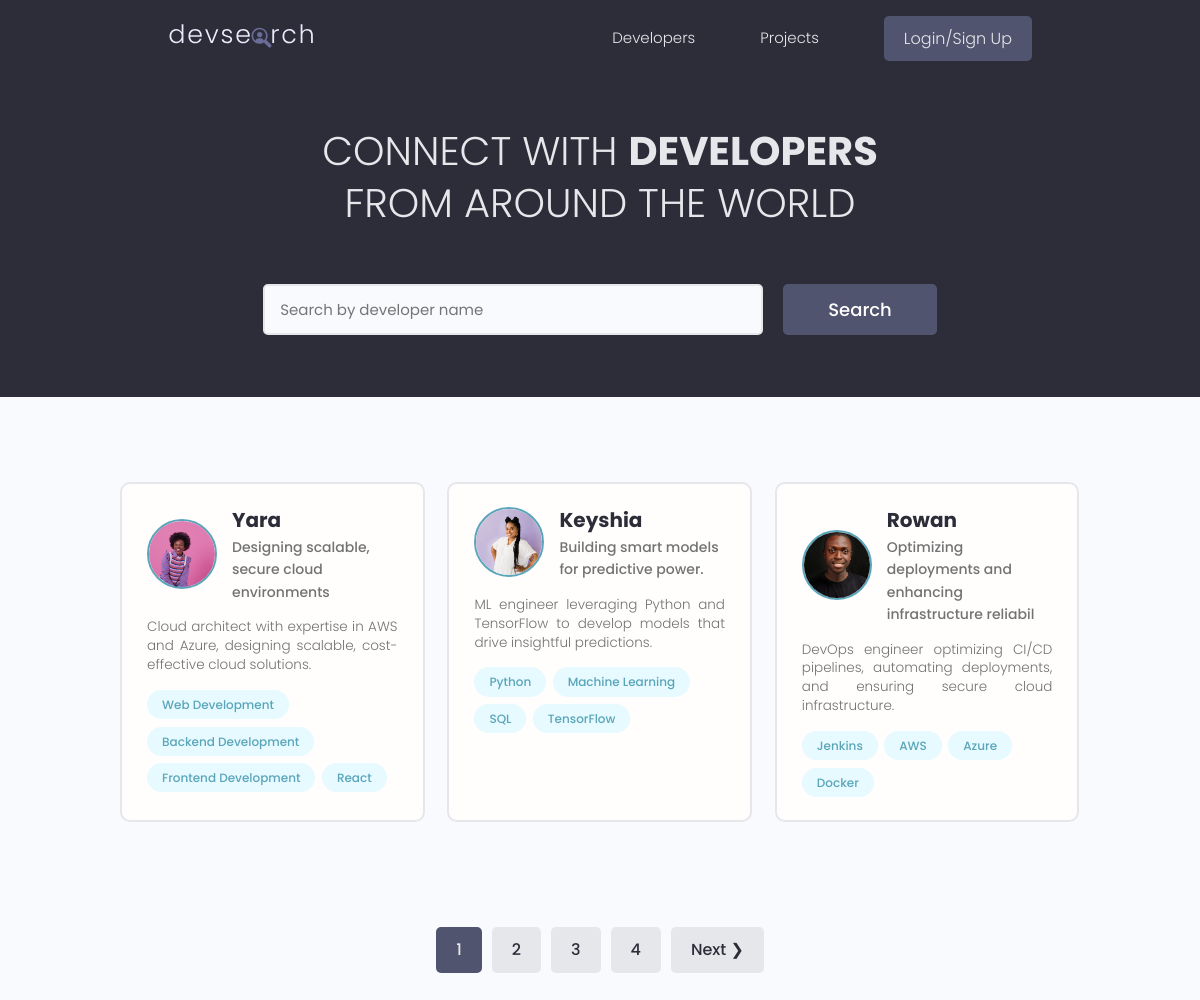
The page / on the database its author committed.
### users/models.py (models this page shows, shortened)
class Profile(models.Model):
    user = models.OneToOneField(User, on_delete=models.CASCADE, null=True, blank=True)  #anytime a user is deleted, the profile is deleted
    name = models.CharField(max_length=200, blank=True, null=True)
    email = models.EmailField(max_length=500, blank=True, null=True)
    short_intro = models.CharField(max_length=200, blank=True, null=True, default="This is a default bio. User has not added a bio yet.")
    username = models.CharField(max_length=200, blank=True, null=True)
    location = models.CharField(max_length=200, blank=True, null=True, default="Earth")
    bio = models.TextField(blank=True, null= True)
    profile_image = models.ImageField(blank=True, null= True, upload_to='profiles/', default='profiles/user-default.png' ) #route where the profile goes
    social_github = models.CharField(max_length=200, blank=True, null=True)
    social_twitter = models.CharField(max_length=200, blank=True, null=True)
    social_youtube = models.CharField(max_length=200, blank=True, null=True)
    social_linkedin = models.CharField(max_length=200, blank=True, null=True)
    social_website = models.CharField(max_length=200, blank=True, null=True)
    created = models.DateTimeField(auto_now_add=True) #time stamp
    id = models.UUIDField(default=uuid. uuid4, unique=True, primary_key=True, editable=False) # set an id field

class Skill(models.Model):
    owner = models.ForeignKey(Profile, on_delete=models.CASCADE, null=True, blank=True) #create a parent child relationship (Parent: Profile Model)
    name = models.CharField(max_length=200, blank=True, null=True)
    description = models.TextField(blank=True, null=True)
    created = models.DateTimeField(auto_now_add=True) #time stamp
    id = models.UUIDField(default=uuid. uuid4, unique=True, primary_key=True, editable=False) # set an id field
    def __str__(self):
        return str(self.name)

### users/views.py (the view)
# urls.py: path('', views.profiles, name="profiles"),
def profiles(request):
    profiles, search_query = searchProfiles(request)
    custom_range, profiles = paginateProfiles(request, profiles, 3)
    context = {'profiles': profiles, 'search_query': search_query, 'custom_range':custom_range}
    return render(request, 'users/profiles.html', context)

### users/utils.py (called while the page is built)
def paginateProfiles(request, profiles, results):
    page = request.GET.get('page')
    paginator = Paginator(profiles, results)
    try:
        profiles = paginator.page(page)
    except PageNotAnInteger:
        page = 1
        profiles = paginator.page(page)
    except EmptyPage:
        page = paginator.num_pages
        profiles = paginator.page(page)
    leftIndex = (int(page) - 4)
    if leftIndex < 1:
        leftIndex = 1
    rightIndex = (int(page) + 5)
    if rightIndex > paginator.num_pages:
        rightIndex = paginator.num_pages + 1
    custom_range = range(leftIndex, rightIndex)
    return custom_range, profiles

def searchProfiles(request):
    search_query = ''
    if request.GET.get('search_query'):
        search_query = request.GET.get('search_query')
    skills = Skill.objects.filter(name__icontains=search_query)
    profiles = Profile.objects.distinct().filter(
        Q(name__icontains=search_query) |
        Q(short_intro__icontains=search_query) |
        Q(skill__in=skills)
    )
    return profiles, search_query

### users/templates/users/profiles.html (shortened to what this page needs)
{% extends 'main.html' %}
{% block content %}
  <main class="home">
    <section class="hero-section text-center">
      <div class="container container--narrow">
        <div class="hero-section__box">
          <h2>CONNECT WITH <span>DEVELOPERS</span></h2>
          <h2>FROM AROUND THE WORLD</h2>
        </div>
        <div class="hero-section__search">
          <form id='searchForm' class="form" action="{% url 'profiles' %}" method="get">
            <div class="form__field">
              <input class="input input--text" id="formInput#search" type="text" name="search_query"
                value="{{search_query}}" placeholder="Search by developer name" />
            </div>
            <input class="btn btn--sub btn--lg" type="submit" value="Search" />
          </form>
        </div>
      </div>
    </section>
    <section class="devlist">
      <div class="container">
        <div class="grid grid--three">
        {% for profile in profiles %}
        <div class="column card">
            <div class="dev">
              <a href="{% url 'user-profile' profile.id %}" class="card__body">
                <div class="dev__profile">
                  <img class="avatar avatar--md" src="{{profile.profile_image.url}}" alt="image" />
                  <div class="dev__meta">
                    <h3>{{profile.name}}</h3>
                    <h5>{{profile.short_intro|slice:"60"}}</h5>
                  </div>
                </div>
                <p class="dev__info">{{profile.bio|slice:"150"}}</p>
                <div class="dev__skills">
                  {% for skill in profile.skill_set.all|slice:"5" %}
                  <span class="tag tag--pill tag--main">
                    <small>{{skill}}</small>
                  </span>
                  {% endfor %}
                </div>
              </a>
            </div>
          </div>
          {% endfor %}
        </div>
      </div>
    </section>
    {% include 'pagination.html' with queryset=profiles custom_range=custom_range %}
  </main>
{% endblock content %}

### static/styles/app.css (style rules this page uses)
:root { --color-sub: #2d2d39; }
.btn--sub { background-color: var(--color-sub-light); }
.card { border: 2px solid var(--color-light); }
img { width: 100%; }
.hero-section { height: 40vh; display: flex; align-items: center; background-color: var(--color-sub); }
.hero-section__box { margin-bottom: 4rem; }
.hero-section__box > h2, .hero-section__box > h2 > span { font-size: 4rem; color: var(--color-light); line-height: 1.3; text-transform: uppercase; }
.hero-section__box > h2 { font-weight: 300; }
.hero-section__box > h2 > span { font-weight: 700; }
.hero-section__search > .form { display: flex; align-items: center; justify-content: center; gap: 2rem; }
.hero-section__search > .form input.input--text { width: 50rem; }
.devlist { margin-top: 8rem; }
.devlist .grid { align-items: stretch; }
.devlist .dev .dev__profile { display: flex; align-items: center; gap: 1.5rem; }
.devlist .dev .dev__meta h3 { color: var(--color-sub); font-size: 2rem; font-weight: 700; }
.devlist .dev .dev__meta h5 { color: var(--color-text); font-size: 1.4rem; font-weight: 500; }
.devlist .dev .dev__info { margin: 1.5rem 0; font-size: 1.35rem; line-height: 1.4; text-align: justify; }

### static/uikit/styles/modules/_variables.css (style rules this page uses)
:root { --color-main: #5aa5b9; --color-main-light: #e6faff; --color-sub: #3f4156; --color-sub-light: #51546e; --color-sub-lighter: #ededfd; --color-text: #737373; --color-gray: #8b8b8b; --color-light: #e5e7eb; --color-light-gray: #767676; --color-bg: #f8fafd; --color-white: #fffefd; --color-white-light: #f3f3f3; --color-success: #359e64; --color-success-bg: #def8e8; --color-error: #fc4b0b; --color-error-bg: #fff2ee; --font-base: 'Poppins', arial, helvetica, 'Segoe UI', roboto, ubuntu, sans-serif; --font-monospace: 'Fira Code', 'Courier New', courier, monospace; --font-regular: 300; --font-medium: 500; --font-bold: 700; --generic-shadow: 1px 1px 5px #00000010; --generic-transition: all 0.3s ease-in-out; }

### static/uikit/styles/modules/_base.css (style rules this page uses)
* { margin: 0; padding: 0; box-sizing: border-box; text-rendering: optimizeLegibility; color: inherit; font-size: inherit; }
html { font-size: 50%; }
@media only screen and (min-width: 480px) { html { font-size: 56.25%; } }
@media only screen and (min-width: 1200px) { html { font-size: 62.5%; } }
body { line-height: 1.6; font-weight: 400; font-size: 1.5rem; color: var(--color-text); background-color: var(--color-bg); min-height: 100vh; }

### static/uikit/styles/modules/_typography.css (style rules this page uses)
* { font-family: var(--font-base); }
h2 { font-size: 3.6rem; font-weight: var(--font-bold); }
h3 { font-size: 3.2rem; font-weight: var(--font-medium); }
h5 { font-size: 2.4rem; font-weight: var(--font-medium); }
h5, h6 { font-weight: var(--font-regular); }
p, span, strong { font-size: 1.6rem; color: var(--color-text); font-weight: var(--font-regular); }
a { padding-bottom: 2px; text-decoration: none; display: inline-block; color: var(--color-main); font-weight: var(--font-medium); }

### static/uikit/styles/modules/_utilities.css (style rules this page uses)
.container { width: 92%; max-width: 165rem; margin: 0 auto; box-sizing: border-box; }
.container--narrow { width: 92%; max-width: 120rem; }
@media screen and (min-width: 1000px) { .container { width: 90%; } }
@media screen and (min-width: 1000px) { .container--narrow { width: 85%; } }
@media screen and (min-width: 1200px) { .container { width: 80%; } }
@media screen and (min-width: 1200px) { .container--narrow { width: 72%; } }
.text-center { text-align: center; }

### static/uikit/styles/modules/_avatar.css (style rules this page uses)
.avatar { border-radius: 50%; border: 2px solid var(--color-main); object-fit: cover; }
.avatar--md { height: 7rem; width: 7rem; }

### static/uikit/styles/modules/_button.css (style rules this page uses)
.btn { display: inline-block; position: relative; cursor: pointer; background-color: var(--color-light); font-weight: var(--font-medium); color: var(--color-sub); text-decoration: none; padding: 1rem 2rem; border-radius: 0.5rem; border: none; width: -webkit-fit-content; width: -moz-fit-content; width: fit-content; height: -webkit-fit-content; height: -moz-fit-content; height: fit-content; font-size: 1.6rem; outline-width: 0; outline-color: transparent; -webkit-backface-visibility: hidden; backface-visibility: hidden; transition: all 0.3s ease-in-out; }
.btn--sub { background-color: var(--color-sub); color: var(--color-white); }
.btn--lg { font-size: 1.8rem; padding: 1.2rem 4.5rem; }

### static/uikit/styles/modules/_card.css (style rules this page uses)
.card { border-radius: 1rem; background-color: var(--color-white); border: 1.5px solid var(--color-light); width: auto; height: auto; margin-top: 0.5rem; margin-bottom: 0.5rem; overflow: hidden; }
.card__body, .card__header { padding: 2rem 2.5rem; }

### rows shown on the page
Profile: profile_image (picture), name "Yara", short_intro "Designing scalable, secure cloud environments", bio "Cloud architect with expertise in AWS and Azure, designing scalable, cost-effective cloud solutions."
Skill: name "Web Development"
Skill: name "Backend Development"
Skill: name "Frontend Development"
Skill: name "React"
Profile: profile_image (picture), name "Keyshia", short_intro "Building smart models for predictive power.", bio "ML engineer leveraging Python and TensorFlow to develop models that drive insightful predictions."
Skill: name "Python"
Skill: name "Machine Learning"
Skill: name "SQL"
Skill: name "TensorFlow"
Profile: profile_image (picture), name "Rowan", short_intro "Optimizing deployments and enhancing infrastructure reliabil", bio "DevOps engineer optimizing CI/CD pipelines, automating deployments, and ensuring secure cloud infrastructure."
Skill: name "Jenkins"
Skill: name "AWS"
Skill: name "Azure"
Skill: name "Docker"

### other values the page prints
{{ page }} "1"
{{ page }} "2" "3" "4"
